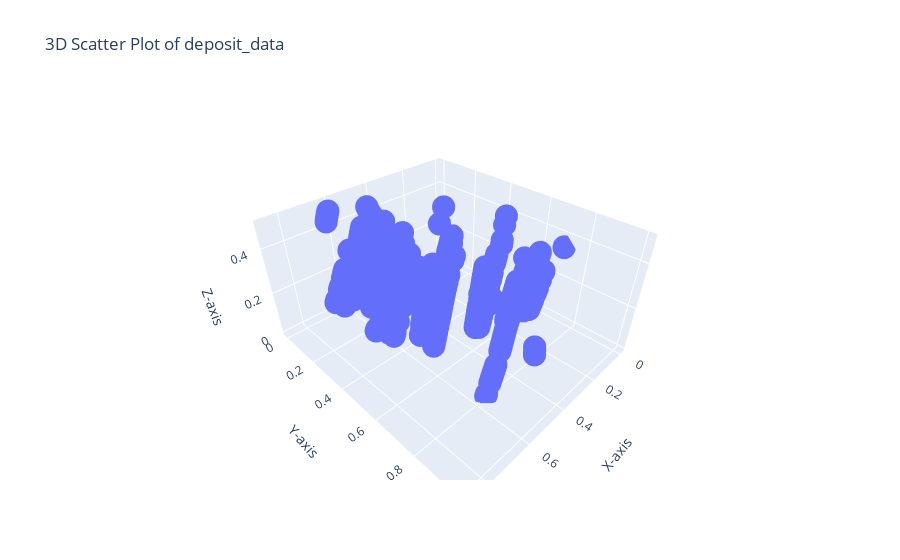

The cell this chart's notebook holds for it:
### Code cell
import plotly.graph_objects as go
import pandas as pd

# Assuming 'deposit_data' is your DataFrame
# Replace this line with your actual data loading code
# deposit_data = pd.read_csv('your_data_file.csv')

# Extract X, Y, and Z columns from deposit_data
X = deposit_data['X']
Y = deposit_data['Y']
Z = deposit_data['Z']

# Create a 3D scatter plot
fig = go.Figure(data=[go.Scatter3d(x=X, y=Y, z=Z, mode='markers')])

# Update layout
fig.update_layout(scene=dict(aspectmode='data'))

# Set axis labels
fig.update_layout(scene=dict(xaxis=dict(title='X-axis'),
                             yaxis=dict(title='Y-axis'),
                             zaxis=dict(title='Z-axis')))

# Set plot title
fig.update_layout(title='3D Scatter Plot of deposit_data')

# Show the plot
fig.show()

### Figure 1 — Plotly figure (JSON) as saved in the notebook; plotly's stock layout.template omitted (floating-point values rounded to 4 significant figures; data arrays with more than 128 entries replaced by an {"elided": "..."} marker saying what was removed)
{"data": [{"mode": "markers", "type": "scatter3d", "x": {"elided": "2618 float values"}, "y": {"elided": "2618 float values"}, "z": {"elided": "2618 float values"}}], "layout": {"scene": {"aspectmode": "data", "xaxis": {"title": {"text": "X-axis"}}, "yaxis": {"title": {"text": "Y-axis"}}, "zaxis": {"title": {"text": "Z-axis"}}}, "title": {"text": "3D Scatter Plot of deposit_data"}}}
